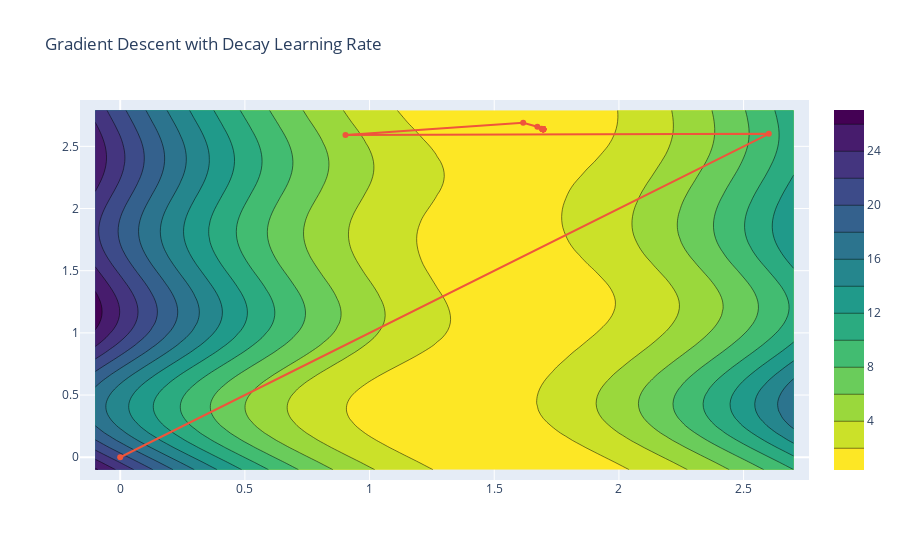

Here is the notebook cell this chart was saved with:
### Code cell
contour_plot('Gradient Descent with Decay Learning Rate', thetas_decay, average_squared_loss, sin_model, x, y)
